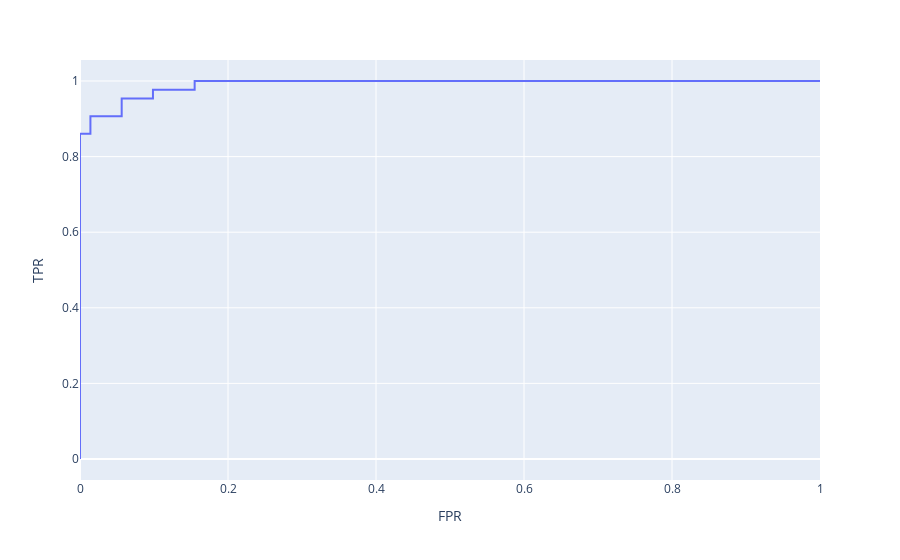

Notebook code cell kept with this figure:
### Code cell
px.line(roc, 'FPR', 'TPR')

### Figure 1 — Plotly figure (JSON) as saved in the notebook; plotly's stock layout.template omitted (floating-point values rounded to 4 significant figures)
{"data": [{"hovertemplate": "FPR=%{x}<br>TPR=%{y}<extra></extra>", "legendgroup": "", "line": {"color": "#636efa", "dash": "solid"}, "marker": {"symbol": "circle"}, "mode": "lines", "name": "", "orientation": "v", "showlegend": false, "type": "scatter", "x": [0, 0, 0, 0, 0, 0, 0, 0, 0.01408, 0.01408, 0.02817, 0.05634, 0.05634, 0.09859, 0.09859, 0.1549, 0.1549, 0.1831, 0.2254, 0.2394, 0.2817, 0.3521, 0.4507, 0.6901, 1], "xaxis": "x", "y": [0, 0.5581, 0.6047, 0.6744, 0.7674, 0.7907, 0.8372, 0.8605, 0.8605, 0.907, 0.907, 0.907, 0.9535, 0.9535, 0.9767, 0.9767, 1, 1, 1, 1, 1, 1, 1, 1, 1], "yaxis": "y"}], "layout": {"legend": {"tracegroupgap": 0}, "margin": {"t": 60}, "xaxis": {"anchor": "y", "domain": [0, 1], "title": {"text": "FPR"}}, "yaxis": {"anchor": "x", "domain": [0, 1], "title": {"text": "TPR"}}}}
